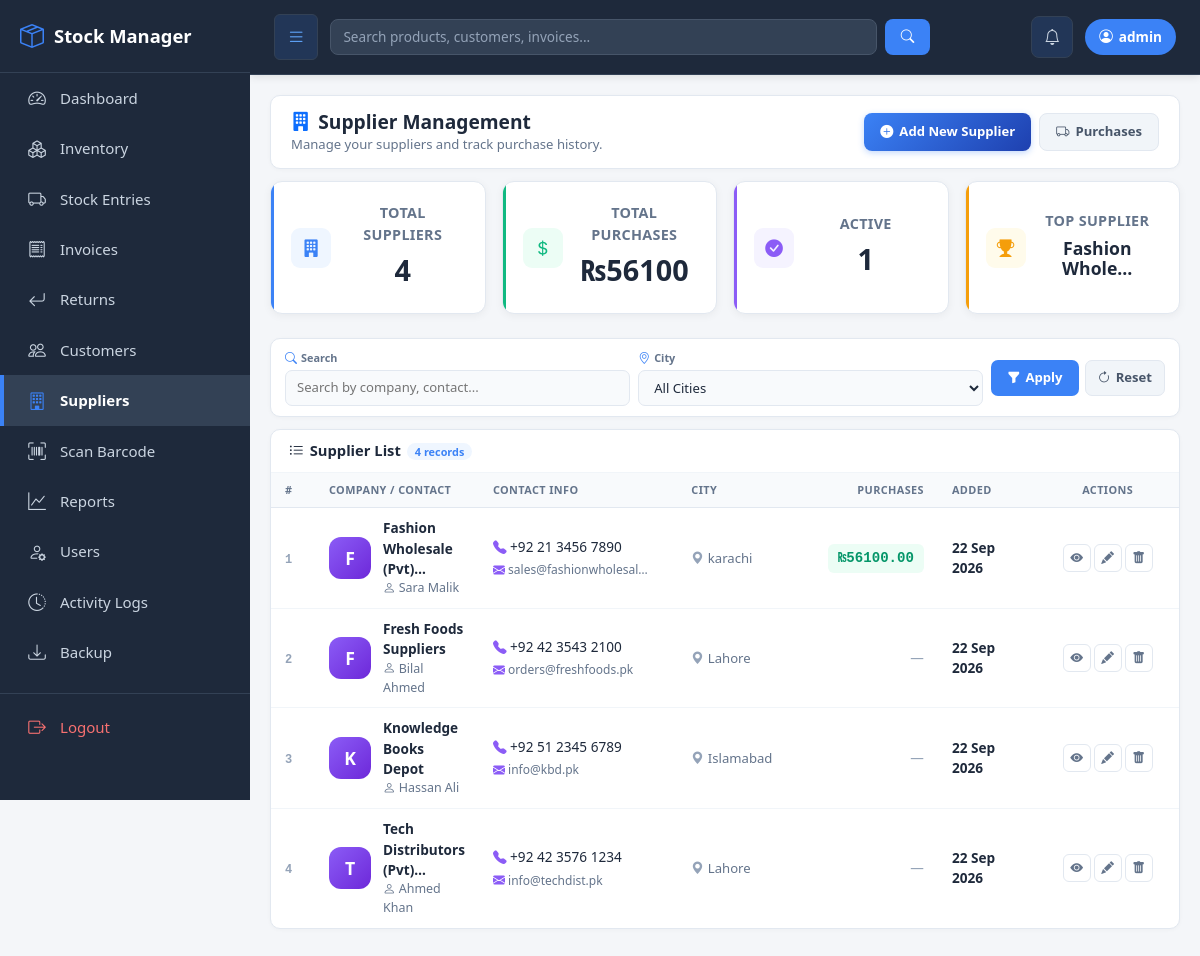
Page /suppliers/ (signed in) on the committed database.
### inventory/models.py (models this page shows, shortened)
class Supplier(models.Model):
    company_name = models.CharField(max_length=200, help_text="Primary - Company/LLC name")
    contact_person = models.CharField(max_length=200, blank=True, help_text="Optional - Person name")
    country_code = models.CharField(max_length=5, default='+971')
    phone = models.CharField(max_length=20)
    email = models.EmailField(blank=True, help_text="Email address")
    address = models.TextField(blank=True)
    city = models.CharField(max_length=100, blank=True)
    country = models.CharField(max_length=100, blank=True, default='UAE')
    trn = models.CharField(max_length=50, blank=True, help_text="Tax Registration Number")
    created_at = models.DateTimeField(auto_now_add=True)
    created_by = models.ForeignKey(User, on_delete=models.SET_NULL, null=True, blank=True)
    class Meta:
        ordering = ['company_name']
    @property
    def full_phone(self):
        return f"{self.country_code} {self.phone}"
    @property
    def total_purchases(self):
        return self.stock_entries.aggregate(
            total=models.Sum('total_amount')
        )['total'] or 0

### inventory/views.py (the view, shortened to what this page needs)
# urls.py: path('suppliers/', views.suppliers, name='suppliers'),
@login_required
def suppliers(request):
    suppliers_list = Supplier.objects.all()
    query = request.GET.get('q', '')
    city_filter = request.GET.get('city', '')
    if city_filter:
        suppliers_list = suppliers_list.filter(city=city_filter)
    all_suppliers = Supplier.objects.all()
    total_suppliers = all_suppliers.count()
    active_count = 0
    total_purchases = 0
    top_supplier = "—"
    top_spent = 0
    for sup in all_suppliers:
        sup_total = sup.total_purchases
        if sup_total > 0:
            active_count += 1
            total_purchases += sup_total
            if sup_total > top_spent:
                top_spent = sup_total
                top_supplier = sup.company_name
    cities = Supplier.objects.exclude(city='').values_list('city', flat=True).distinct().order_by('city')
    return render(request, 'suppliers.html', {
        'currency_symbol': Settings.get_currency_symbol(),
        'suppliers': suppliers_list,
        'cities': cities,
        'query': query,
        'city_filter': city_filter,
        'total_suppliers': total_suppliers,
        'active_count': active_count,
        'total_purchases': total_purchases,
        'top_supplier': top_supplier,
    })

### inventory/templates/suppliers.html (shortened to what this page needs)
{% extends 'base.html' %}
{% load static %}
{% block content %}
<div class="page-header">
    <div class="page-header-content">
        <div>
            <h2 class="page-title">
                <i class="bi bi-building-fill text-primary"></i>
                Supplier Management
            </h2>
            <p class="page-subtitle">Manage your suppliers and track purchase history.</p>
        </div>
        <div class="page-header-actions">
            <button class="btn-add-product" data-bs-toggle="modal" data-bs-target="#addSupplierModal">
                <i class="bi bi-plus-circle-fill"></i> Add New Supplier
            </button>
            <a href="{% url 'stock_entries' %}" class="btn-secondary-action">
                <i class="bi bi-truck"></i> Purchases
            </a>
        </div>
    </div>
</div>
<div class="row g-3 mb-4">
    <div class="col-md-3 col-6">
        <div class="stat-card stat-blue">
            <div class="stat-icon"><i class="bi bi-building-fill"></i></div>
            <div class="stat-content">
                <p class="stat-label">Total Suppliers</p>
                <h3 class="stat-value">{{ total_suppliers }}</h3>
            </div>
        </div>
    </div>
    <div class="col-md-3 col-6">
        <div class="stat-card stat-green">
            <div class="stat-icon"><i class="bi bi-currency-dollar"></i></div>
            <div class="stat-content">
                <p class="stat-label">Total Purchases</p>
                <h3 class="stat-value">{{ currency_symbol }}{{ total_purchases|floatformat:0 }}</h3>
            </div>
        </div>
    </div>
    <div class="col-md-3 col-6">
        <div class="stat-card stat-purple">
            <div class="stat-icon"><i class="bi bi-check-circle-fill"></i></div>
            <div class="stat-content">
                <p class="stat-label">Active</p>
                <h3 class="stat-value">{{ active_count }}</h3>
            </div>
        </div>
    </div>
    <div class="col-md-3 col-6">
        <div class="stat-card stat-yellow">
            <div class="stat-icon"><i class="bi bi-trophy-fill"></i></div>
            <div class="stat-content">
                <p class="stat-label">Top Supplier</p>
                <h3 class="stat-value" style="font-size: 1.1rem;">{{ top_supplier|truncatechars:14 }}</h3>
            </div>
        </div>
    </div>
</div>
<div class="filter-bar">
    <form method="get" class="filter-form">
        <div class="filter-group">
            <label class="filter-label"><i class="bi bi-search"></i> Search</label>
            <input type="text" name="q" class="filter-input" placeholder="Search by company, contact..." value="{{ query }}">
        </div>
        <div class="filter-group">
            <label class="filter-label"><i class="bi bi-geo-alt"></i> City</label>
            <select name="city" class="filter-select">
                <option value="">All Cities</option>
            </select>
        </div>
        <div class="filter-actions">
            <button type="submit" class="btn-filter-apply"><i class="bi bi-funnel-fill"></i> Apply</button>
            <a href="{% url 'suppliers' %}" class="btn-filter-reset"><i class="bi bi-arrow-clockwise"></i> Reset</a>
        </div>
    </form>
</div>
<div class="products-card">
    <div class="products-card-header">
        <h5 class="products-card-title">
            <i class="bi bi-list-ul"></i>
            Supplier List
            <span class="products-count">{{ suppliers|length }} records</span>
        </h5>
    </div>
    <div class="products-card-body p-0">
        {% if suppliers %}
            <div class="table-responsive">
                <table class="modern-inv-table">
                    <thead>
                        <tr>
                            <th style="width: 50px;">#</th>
                            <th>Company / Contact</th>
                            <th style="width: 220px;">Contact Info</th>
                            <th style="width: 140px;">City</th>
                            <th style="width: 140px;" class="text-end">Purchases</th>
                            <th style="width: 120px;">Added</th>
                            <th style="width: 160px;" class="text-center">Actions</th>
                        </tr>
                    </thead>
                    <tbody>
                        {% for s in suppliers %}
                        <tr>
                            <td><span class="row-num">{{ forloop.counter }}</span></td>
                            <td>
                                <div style="display: flex; align-items: center; gap: 12px;">
                                    <div class="stat-icon" style="width: 42px; height: 42px; border-radius: 12px; font-size: 1.1rem; font-weight: 700; background: linear-gradient(135deg, #8b5cf6, #6d28d9); color: #fff;">
                                        {{ s.company_name|first|upper }}
                                    </div>
                                    <div>
                                        <strong style="color: #1e293b;">{{ s.company_name|truncatechars:24 }}</strong>
                                        {% if s.contact_person %}
                                            <small style="color: #64748b; display: block; font-size: 0.78rem;">
                                                <i class="bi bi-person"></i> {{ s.contact_person|truncatechars:20 }}
                                            </small>
                                        {% endif %}
                                    </div>
                                </div>
                            </td>
                            <td>
                                <div style="display: flex; flex-direction: column; gap: 4px;">
                                    {% if s.phone %}
                                        <span style="font-size: 0.85rem; color: #1e293b;">
                                            <i class="bi bi-telephone-fill" style="color: #8b5cf6;"></i> {{ s.full_phone }}
                                        </span>
                                    {% endif %}
                                    {% if s.email %}
                                        <small style="font-size: 0.75rem; color: #64748b;">
                                            <i class="bi bi-envelope-fill" style="color: #8b5cf6;"></i> {{ s.email|truncatechars:22 }}
                                        </small>
                                    {% endif %}
                                </div>
                            </td>
                            <td>
                                {% if s.city %}
                                    <span class="category-chip"><i class="bi bi-geo-alt-fill"></i> {{ s.city }}</span>
                                {% else %}
                                    <span style="color: #94a3b8;">—</span>
                                {% endif %}
                            </td>
                            <td class="text-end">
                                {% if s.total_purchases > 0 %}
                                    <span class="amount-badge">{{ currency_symbol }}{{ s.total_purchases|floatformat:2 }}</span>
                                {% else %}
                                    <span style="color: #94a3b8;">—</span>
                                {% endif %}
                            </td>
                            <td>
                                <strong style="color: #1e293b; font-size: 0.85rem;">{{ s.created_at|date:"d M Y" }}</strong>
                            </td>
                            <td class="text-center">
                                <div class="action-group">
                                    <a href="{% url 'supplier_detail' s.id %}" class="action-btn action-primary" title="View"><i class="bi bi-eye-fill"></i></a>
                                    <a href="{% url 'edit_supplier' s.id %}" class="action-btn action-secondary" title="Edit"><i class="bi bi-pencil-fill"></i></a>
                                    {% if user.is_superuser %}
                                        <a href="{% url 'delete_supplier' s.id %}" class="action-btn action-danger" title="Delete"><i class="bi bi-trash-fill"></i></a>
                                    {% endif %}
                                </div>
                            </td>
                        </tr>
                        {% endfor %}
                    </tbody>
                </table>
            </div>
        {% endif %}
    </div>
</div>
{% endblock %}

### inventory/templates/base.html (shortened to what this page needs)
<!DOCTYPE html>
<html lang="en">
<head>
    <link href="https://cdn.jsdelivr.net/npm/bootstrap@5.3.2/dist/css/bootstrap.min.css" rel="stylesheet">
    {% load static %}
    <link href="https://cdn.jsdelivr.net/npm/bootstrap-icons@1.11.1/font/bootstrap-icons.css" rel="stylesheet">
    <link rel="stylesheet" href="{% static 'css/style.css' %}">
</head>
<body>
{% if user.is_authenticated %}
{% with current=request.resolver_match.url_name %}
<aside class="sidebar" id="sidebar">
    <div class="brand">
        <div class="brand-left">
            <i class="bi bi-box-seam"></i>
            <span>Stock Manager</span>
        </div>
    </div>
    <a href="{% url 'dashboard' %}" class="{% if current == 'dashboard' %}active{% endif %}">
        <i class="bi bi-speedometer2"></i> Dashboard
    </a>
    <a href="{% url 'inventory_list' %}" class="">
        <i class="bi bi-boxes"></i> Inventory
    </a>
    <a href="{% url 'stock_entries' %}" class="{% if current == 'stock_entries' or current == 'create_stock_entry' %}active{% endif %}">
        <i class="bi bi-truck"></i> Stock Entries
    </a>
    <a href="{% url 'invoice_list' %}" class="{% if current == 'invoice_list' or current == 'create_invoice' or current == 'invoice_detail' %}active{% endif %}">
        <i class="bi bi-receipt"></i> Invoices
    </a>
    <a href="{% url 'returns' %}" class="{% if current == 'returns' %}active{% endif %}">
        <i class="bi bi-arrow-return-left"></i> Returns
    </a>
    <a href="{% url 'customers' %}" class="{% if current == 'customers' or current == 'customer_detail' or current == 'edit_customer' %}active{% endif %}">
        <i class="bi bi-people"></i> Customers
    </a>
    <a href="{% url 'suppliers' %}" class="{% if current == 'suppliers' or current == 'supplier_detail' or current == 'edit_supplier' %}active{% endif %}">
        <i class="bi bi-building"></i> Suppliers
    </a>
    <a href="{% url 'scan_barcode' %}" class="{% if current == 'scan_barcode' %}active{% endif %}">
        <i class="bi bi-upc-scan"></i> Scan Barcode
    </a>
    <a href="{% url 'reports' %}" class="{% if current == 'reports' %}active{% endif %}">
        <i class="bi bi-graph-up"></i> Reports
    </a>
    {% if user.is_superuser %}
    <a href="{% url 'user_list' %}" class="{% if current == 'user_list' or current == 'create_staff' %}active{% endif %}">
        <i class="bi bi-person-gear"></i> Users
    </a>
    <a href="{% url 'activity_logs' %}" class="{% if current == 'activity_logs' %}active{% endif %}">
        <i class="bi bi-clock-history"></i> Activity Logs
    </a>
    <a href="{% url 'backup_data' %}" class="{% if current == 'backup_data' %}active{% endif %}">
        <i class="bi bi-download"></i> Backup
    </a>
    {% endif %}
    <div class="logout-section">
        <a href="{% url 'logout' %}" class="logout-link">
            <i class="bi bi-box-arrow-right"></i> Logout
        </a>
    </div>
</aside>
{% endwith %}
{% endif %}
<div class="{% if user.is_authenticated %}main-content{% else %}container mt-4{% endif %}" id="mainContent">
    {% if user.is_authenticated %}
    <div class="topbar">
        <div class="d-flex align-items-center flex-grow-1" style="gap: 12px;">
            <button class="menu-toggle" onclick="toggleSidebar()" title="Toggle Sidebar (Ctrl+B)">
                <i class="bi bi-list"></i>
            </button>
            <form method="get" action="{% url 'global_search' %}" class="d-flex flex-grow-1" style="max-width: 600px;">
                <input type="text" name="q" class="form-control search-input me-2"
                       placeholder="Search products, customers, invoices...">
                <button class="search-btn" type="submit">
                    <i class="bi bi-search"></i>
                </button>
            </form>
        </div>
        <div class="d-flex align-items-center" style="gap: 12px;">
            <a href="{% url 'notifications' %}" class="notif-btn" title="Notifications">
                <i class="bi bi-bell"></i>
            </a>
            <span class="user-badge">
                <i class="bi bi-person-circle"></i>
                {{ user.username }}
            </span>
        </div>
    </div>
    {% endif %}
    <div class="content-area">
        {% block content %}{% endblock %}
    </div>
</div>
</body>
</html>

### rows in the picture
Supplier: company_name "Fashion Whole…", company_name|first "F", company_name "Fashion Wholesale (Pvt)…", contact_person "Sara Malik", full_phone "+92 21 3456 7890", email "sales@fashionwholesal…", city "karachi", currency_symbol "₨", total_purchases "56100.00", created_at "22 Sep 2026"
Supplier: company_name|first "F", company_name "Fresh Foods Suppliers", contact_person "Bilal Ahmed", full_phone "+92 42 3543 2100", email "orders@freshfoods.pk", city "Lahore", created_at "22 Sep 2026"
Supplier: company_name|first "K", company_name "Knowledge Books Depot", contact_person "Hassan Ali", full_phone "+92 51 2345 6789", email "info@kbd.pk", city "Islamabad", created_at "22 Sep 2026"
Supplier: company_name|first "T", company_name "Tech Distributors (Pvt)…", contact_person "Ahmed Khan", full_phone "+92 42 3576 1234", email "info@techdist.pk", city "Lahore", created_at "22 Sep 2026"

### other values in the picture
{{ user.username }} "admin"
{{ total_suppliers }} "4"
{{ currency_symbol }} "₨"
{{ total_purchases|floatformat:0 }} "56100"
{{ active_count }} "1"
{{ suppliers|length }} "4"
